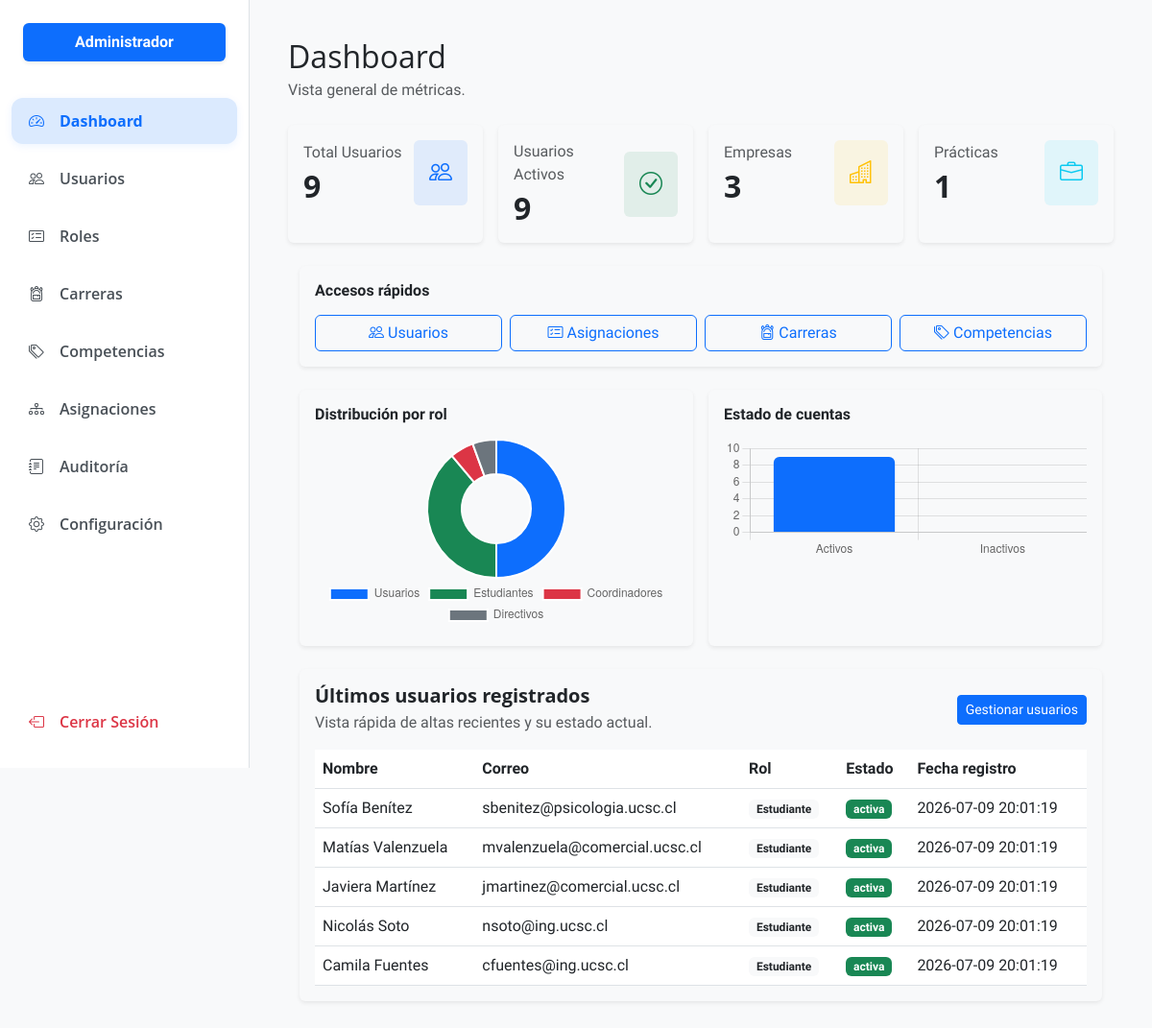
Screenshot of /Inicio/admin/inicio.php (signed in) with the database file from the repository.
### tables this page shows
CREATE TABLE `usuario` (
  `id_usuario` int(11) NOT NULL AUTO_INCREMENT,
  `id_rol` int(11) NOT NULL,
  `id_institucion` int(11) DEFAULT NULL,
  `rut` varchar(12) NOT NULL,
  `correo` varchar(255) NOT NULL,
  `contrasena_hash` varchar(255) NOT NULL,
  `estado_cuenta` enum('activa','inactiva') NOT NULL DEFAULT 'activa',
  `ultimo_acceso` timestamp NOT NULL DEFAULT current_timestamp() ON UPDATE current_timestamp(),
  `fecha_creacion` timestamp NOT NULL DEFAULT current_timestamp(),
  PRIMARY KEY (`id_usuario`),
  UNIQUE KEY `rut` (`rut`),
  UNIQUE KEY `correo` (`correo`),
  KEY `id_rol` (`id_rol`),
  KEY `id_institucion` (`id_institucion`),
  CONSTRAINT `usuario_ibfk_1` FOREIGN KEY (`id_rol`) REFERENCES `rol` (`id_rol`),
  CONSTRAINT `usuario_ibfk_2` FOREIGN KEY (`id_institucion`) REFERENCES `institucion` (`id_institucion`)
);

### Inicio/admin/inicio.php (called while the page is built, shortened)
<?php
require_once 'config_admin/auth.php';
require_once 'config_admin/header.php';
require_once "paginas/{$pagina_actual}.php";
require_once 'config_admin/footer.php';
?>

### Inicio/admin/includes/common.php (called while the page is built, shortened)
<?php
function admin_e(string $value): string
{
    return htmlspecialchars($value, ENT_QUOTES, 'UTF-8');
}
function admin_query_all(mysqli $conexion, string $sql): array
{
    $items = [];
    try {
        $resultado = mysqli_query($conexion, $sql);
    } catch (Throwable $e) {
        return [];
    }
    if ($resultado) {
        while ($fila = mysqli_fetch_assoc($resultado)) {
            $items[] = $fila;
        }
    }
    return $items;
}
function admin_query_scalar(mysqli $conexion, string $sql): int
{
    try {
        $resultado = mysqli_query($conexion, $sql);
        if ($resultado && ($fila = mysqli_fetch_row($resultado))) {
            return (int) ($fila[0] ?? 0);
        }
    } catch (Throwable $e) {
        return 0;
    }
    return 0;
}
function admin_obtener_id_institucion_actual(mysqli $conexion): int
{
    if (isset($_SESSION['id_institucion']) && (int) $_SESSION['id_institucion'] > 0) {
        return (int) $_SESSION['id_institucion'];
    }
    return 0;
}
function admin_badge_estado(string $estado): string
{
    $estado = strtolower(trim($estado));
    return match ($estado) {
        'activa', 'activo', 'habilitado' => 'success',
        'inactiva', 'inactivo', 'desactivado' => 'secondary',
        'bloqueado' => 'danger',
        'pendiente', 'pendiente_aprobacion' => 'warning',
        default => 'info',
    };
}
    ?>

### Inicio/admin/config_admin/auth.php (called while the page is built, shortened)
<?php
require_once __DIR__ . '/../../../conexion.php';
require_once __DIR__ . '/../includes/common.php';
$id_institucion = admin_obtener_id_institucion_actual($conexion);
?>

### Inicio/admin/paginas/dashboard.php (the view, shortened to what this page needs)
<?php
$filtroInstitucion = $id_institucion > 0 ? (int) $id_institucion : 0;
$filtroUsuarios = $filtroInstitucion > 0
    ? "u.id_institucion = {$filtroInstitucion} AND LOWER(TRIM(r.nombre_rol)) IN ('estudiante', 'coordinador', 'directivo', 'director')"
    : "1 = 0";
$totalUsuarios = admin_query_scalar($conexion, "SELECT COUNT(*)
FROM usuario u
INNER JOIN rol r ON r.id_rol = u.id_rol
WHERE {$filtroUsuarios}");
$usuariosActivos = admin_query_scalar($conexion, "SELECT COUNT(*)
FROM usuario u
INNER JOIN rol r ON r.id_rol = u.id_rol
WHERE {$filtroUsuarios}
  AND u.estado_cuenta = 'activa'");
$usuariosInactivos = admin_query_scalar($conexion, "SELECT COUNT(*)
FROM usuario u
INNER JOIN rol r ON r.id_rol = u.id_rol
WHERE {$filtroUsuarios}
  AND u.estado_cuenta = 'inactiva'");
$totalEmpresas = admin_query_scalar($conexion, "SELECT COUNT(DISTINCT e.id_usuario)
FROM empresa e
INNER JOIN oferta_practica op ON op.id_empresa = e.id_usuario
INNER JOIN carrera c ON c.id_carrera = op.id_carrera
WHERE c.id_institucion = {$filtroInstitucion}");
$totalEstudiantes = admin_query_scalar($conexion, "SELECT COUNT(*)
FROM usuario u
INNER JOIN rol r ON r.id_rol = u.id_rol
WHERE {$filtroUsuarios}
  AND LOWER(TRIM(r.nombre_rol)) = 'estudiante'");
$totalCoordinadores = admin_query_scalar($conexion, "SELECT COUNT(*)
FROM usuario u
INNER JOIN rol r ON r.id_rol = u.id_rol
WHERE {$filtroUsuarios}
  AND LOWER(TRIM(r.nombre_rol)) = 'coordinador'");
$totalDirectivos = admin_query_scalar($conexion, "SELECT COUNT(*)
FROM usuario u
INNER JOIN rol r ON r.id_rol = u.id_rol
WHERE {$filtroUsuarios}
  AND LOWER(TRIM(r.nombre_rol)) IN ('directivo', 'director')");
$practicasActivas = admin_query_scalar($conexion, "SELECT COUNT(*)
FROM oferta_practica op
INNER JOIN carrera c ON c.id_carrera = op.id_carrera
WHERE c.id_institucion = {$filtroInstitucion}
  AND op.estado_oferta IN ('activa', 'aprobada', 'publicada')");
$ultimosUsuarios = admin_query_all($conexion, "SELECT u.id_usuario, u.correo, COALESCE(CONCAT(e.nombre, ' ', e.apellido), CONCAT(c.nombre, ' ', c.apellido), CONCAT(d.nombre, ' ', d.apellido), 'Usuario') AS nombre_completo, COALESCE(r.nombre_rol, 'Sin rol') AS rol, u.estado_cuenta, u.fecha_creacion
FROM usuario u
INNER JOIN rol r ON r.id_rol = u.id_rol
LEFT JOIN estudiante e ON e.id_usuario = u.id_usuario
LEFT JOIN coordinador c ON c.id_usuario = u.id_usuario
LEFT JOIN directivo d ON d.id_usuario = u.id_usuario
WHERE {$filtroUsuarios}
ORDER BY u.id_usuario DESC
LIMIT 5");
$rolesLabels = ['Usuarios', 'Estudiantes', 'Coordinadores', 'Directivos'];
$rolesData = [(int) $totalUsuarios, (int) $totalEstudiantes, (int) $totalCoordinadores, (int) $totalDirectivos];
$estadoLabels = ['Activos', 'Inactivos'];
$estadoData = [(int) $usuariosActivos, (int) $usuariosInactivos];
?>
<div class="row g-3 mb-4">
    <?php
    $kpis = [
        ['Total Usuarios', $totalUsuarios, 'bi-people', 'primary'],
        ['Usuarios Activos', $usuariosActivos, 'bi-check-circle', 'success'],
        ['Empresas', $totalEmpresas, 'bi-buildings', 'warning'],
        ['Prácticas', $practicasActivas, 'bi-briefcase', 'info'],
    ];
    foreach ($kpis as [$label, $valor, $icono, $color]) :
    ?>
    <div class="col-md-6 col-xl-3">
        <div class="card border-0 shadow-sm h-100 bg-light">
            <div class="card-body">
                <div class="d-flex justify-content-between align-items-center">
                    <div>
                        <p class="text-muted mb-1"><?= admin_e($label) ?></p>
                        <h2 class="fw-bold mb-0"><?= (int) $valor ?></h2>
                    </div>
                    <div class="bg-<?= $color ?> bg-opacity-10 p-3 rounded">
                        <i class="bi <?= $icono ?> text-<?= $color ?> fs-4"></i>
                    </div>
                </div>
            </div>
        </div>
    </div>
    <?php endforeach; ?>
</div>
<div class="container">
    <div class="row g-3 mb-4">
        <div class="col-12">
            <div class="card border-0 shadow-sm bg-light">
                <div class="card-body">
                    <h6 class="fw-bold mb-3">Accesos rápidos</h6>
                    <div class="row g-2">
                        <div class="col-6 col-md-3">
                            <a href="inicio.php?pagina=usuarios" class="card-hover btn btn-outline-primary w-100"><i class="bi bi-people"></i> Usuarios</a>
                        </div>
                        <div class="col-6 col-md-3">
                            <a href="inicio.php?pagina=asignaciones" class="card-hover btn btn-outline-primary w-100"><i class="bi bi-card-checklist"></i> Asignaciones</a>
                        </div>
                        <div class="col-6 col-md-3">
                            <a href="inicio.php?pagina=carreras" class="card-hover btn btn-outline-primary w-100"><i class="bi bi-backpack3"></i> Carreras</a>
                        </div>
                        <div class="col-6 col-md-3">
                            <a href="inicio.php?pagina=competencias" class="card-hover btn btn-outline-primary w-100"><i class="bi bi-tags"></i> Competencias</a>
                        </div>
                    </div>
                </div>
            </div>
        </div>
    </div>
    <div class="row g-3 mb-4">
        <div class="col-lg-6">
            <div class="card border-0 shadow-sm bg-light h-100">
                <div class="card-body">
                    <h6 class="fw-bold mb-3">Distribución por rol</h6>
                    <canvas id="rolesChart" height="180" style="max-height: 200px;"></canvas>
                </div>
            </div>
        </div>
        <div class="col-lg-6">
            <div class="card border-0 shadow-sm bg-light h-100">
                <div class="card-body">
                    <h6 class="fw-bold mb-3">Estado de cuentas</h6>
                    <canvas id="estadoChart" height="100"></canvas>
                </div>
            </div>
        </div>
    </div>
    <div class="card border-0 shadow-sm bg-light">
        <div class="card-body">
            <div class="d-flex justify-content-between align-items-center mb-3">
                <div>
                    <h5 class="fw-bold mb-1">Últimos usuarios registrados</h5>
                    <p class="text-muted mb-0">Vista rápida de altas recientes y su estado actual.</p>
                </div>
                <a href="inicio.php?pagina=usuarios" class="btn btn-primary btn-sm">Gestionar usuarios</a>
            </div>
            <div class="table-responsive">
                <table class="table align-middle mb-0">
                    <thead>
                        <tr>
                            <th>Nombre</th>
                            <th>Correo</th>
                            <th>Rol</th>
                            <th>Estado</th>
                            <th>Fecha registro</th>
                        </tr>
                    </thead>
                    <tbody>
                        <?php if ($ultimosUsuarios): foreach ($ultimosUsuarios as $usuario): ?>
                            <tr>
                                <td><?= admin_e($usuario['nombre_completo']) ?></td>
                                <td><?= admin_e($usuario['correo']) ?></td>
                                <td><span class="badge bg-light text-dark"><?= admin_e($usuario['rol']) ?></span></td>
                                <td><span class="badge bg-<?= admin_badge_estado($usuario['estado_cuenta'] ?? '') ?>"><?= admin_e($usuario['estado_cuenta'] ?? 'N/A') ?></span></td>
                                <td><?= admin_e((string) ($usuario['fecha_creacion'] ?? 'No disponible')) ?></td>
                            </tr>
                        <?php endforeach; else: ?>
                            <tr><td colspan="5" class="text-center text-muted py-4">No hay usuarios registrados.</td></tr>
                        <?php endif; ?>
                    </tbody>
                </table>
            </div>
        </div>
    </div>
</div>
<script>
const rolesChart = document.getElementById('rolesChart');
if (rolesChart) {
    new Chart(rolesChart.getContext('2d'), {
        type: 'doughnut',
        data: {
            labels: <?= json_encode($rolesLabels) ?>,
            datasets: [{
                data: <?= json_encode($rolesData) ?>,
                backgroundColor: ['#0d6efd', '#198754', '#dc3545', '#6c757d'],
                borderWidth: 2,
                borderColor: '#ffffff'
            }]
        },
        options: {
            responsive: true,
            plugins: { legend: { position: 'bottom' } }
        }
    });
}
const estadoChart = document.getElementById('estadoChart');
if (estadoChart) {
    new Chart(estadoChart.getContext('2d'), {
        type: 'bar',
        data: {
            labels: <?= json_encode($estadoLabels) ?>,
            datasets: [{
                label: 'Usuarios',
                data: <?= json_encode($estadoData) ?>,
                backgroundColor: ['#0d6efd', '#6c757d'],
                borderRadius: 6
            }]
        },
        options: {
            responsive: true,
            plugins: { legend: { display: false } },
            scales: {
                y: { beginAtZero: true, ticks: { precision: 0 } }
            }
        }
    });
}
</script>

### assets/css/base.css (style rules this page uses)
h1, h2, h3, h4, h5, a, button { font-family: "Open sans", sans-serif; }
p, span, input, body { font-family: "Raleway", sans-serif; }
:root { --sidebar-width: 260px; --primary-blue: #0d6efd; --bg-gray: #f8f9fa; }
body { background-color: var(--bg-gray); }
.card-hover { transition: transform 0.2s ease, box-shadow 0.2s ease; }

### rows the page displays
usuario: nombre_completo "Sofía Benítez", correo "sbenitez@psicologia.ucsc.cl", rol "Estudiante", estado_cuenta "activa", fecha_creacion "2026-07-09 20:01:19"
usuario: nombre_completo "Matías Valenzuela", correo "mvalenzuela@comercial.ucsc.cl", rol "Estudiante", estado_cuenta "activa", fecha_creacion "2026-07-09 20:01:19"
usuario: nombre_completo "Javiera Martínez", correo "jmartinez@comercial.ucsc.cl", rol "Estudiante", estado_cuenta "activa", fecha_creacion "2026-07-09 20:01:19"
usuario: nombre_completo "Nicolás Soto", correo "nsoto@ing.ucsc.cl", rol "Estudiante", estado_cuenta "activa", fecha_creacion "2026-07-09 20:01:19"
usuario: nombre_completo "Camila Fuentes", correo "cfuentes@ing.ucsc.cl", rol "Estudiante", estado_cuenta "activa", fecha_creacion "2026-07-09 20:01:19"

### other values shown
$item['label'] "Dashboard"
$item['label'] "Usuarios"
$item['label'] "Roles"
$item['label'] "Carreras"
$item['label'] "Competencias"
$item['label'] "Asignaciones"
$item['label'] "Auditoría"
$item['label'] "Configuración"
admin_e($nav_items[$pagina_actual]['label']) "Dashboard"
admin_e($nav_items[$pagina_actual]['sub']) "Vista general de métricas."
admin_e($label) "Total Usuarios"
$valor "9"
admin_e($label) "Usuarios Activos"
admin_e($label) "Empresas"
$valor "3"
